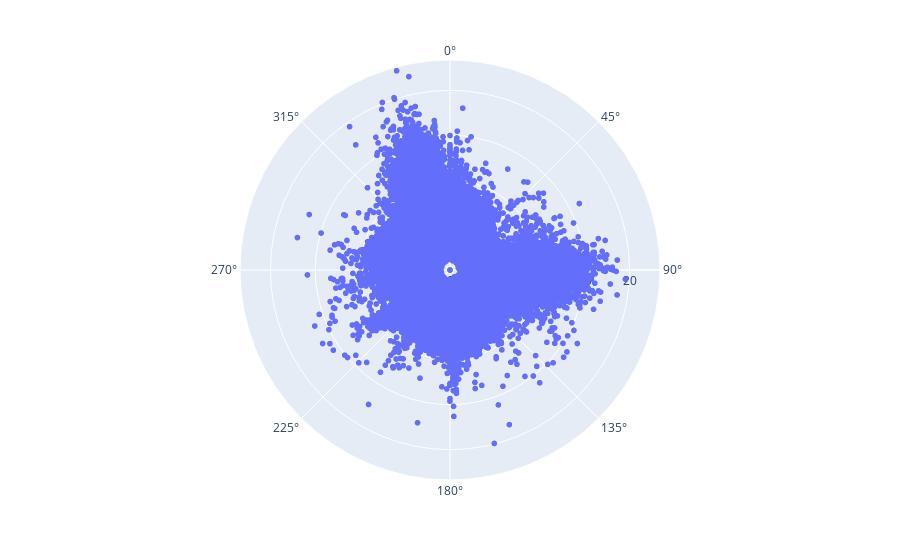

This figure's notebook cell:
### Code cell
fig = px.scatter_polar(df3, r="WindSpeed", theta="WindDirection")
fig.show()

### Figure 1 — Plotly figure (JSON) as saved in the notebook; plotly's stock layout.template omitted (floating-point values rounded to 4 significant figures; data arrays with more than 128 entries replaced by an {"elided": "..."} marker saying what was removed)
{"data": [{"hovertemplate": "WindSpeed=%{r}<br>WindDirection=%{theta}<extra></extra>", "legendgroup": "", "marker": {"color": "#636efa", "symbol": "circle"}, "mode": "markers", "name": "", "r": {"elided": "72169 float values"}, "showlegend": false, "subplot": "polar", "theta": {"elided": "72169 float values"}, "type": "scatterpolargl"}], "layout": {"legend": {"tracegroupgap": 0}, "margin": {"t": 60}, "polar": {"angularaxis": {"direction": "clockwise", "rotation": 90}, "domain": {"x": [0, 1], "y": [0, 1]}}}}
